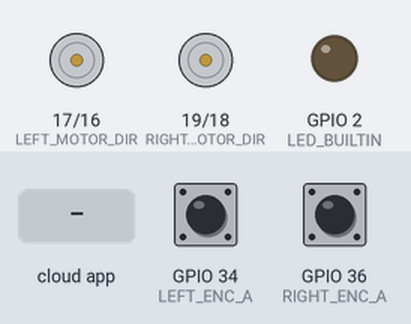
Simulated run of this sketch. Board: ESP32. On the bench: direction and speed pins drawn as motors (green arrow = direction pin HIGH = forward, orange = LOW = backward, longer = more drive), output pins drawn as LEDs (lit = HIGH). Inputs (shaded band) come from the test bench; at power-on: GPIO 34 (LEFT_ENC_A) HIGH, GPIO 36 (RIGHT_ENC_A) HIGH. The ROS host is connected and sends only what is stated; what the sketch prints to the serial monitor is not drawn.

Above: at 3.2 s.
3.3 s: the phone or cloud app sets linear.x to -100
At 4.5 s:
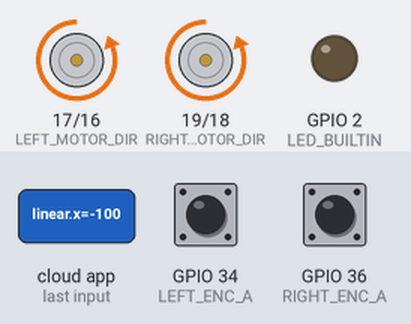
4.8 s: the phone or cloud app sets linear.x to 0
At 6.0 s:
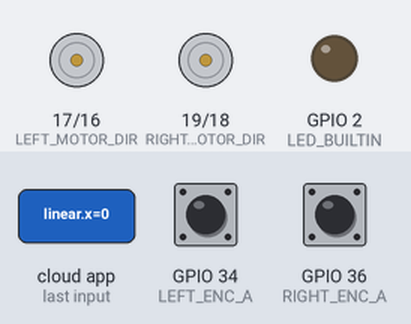
6.3 s: the phone or cloud app sets angular.z to -100
At 7.2 s:
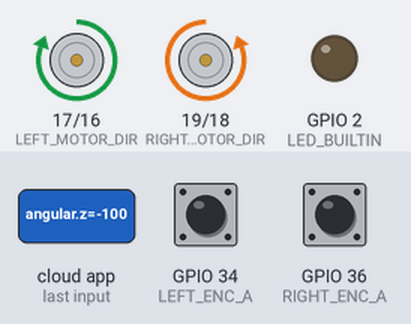
7.8 s: the phone or cloud app sets angular.z to 100
At 8.8 s:
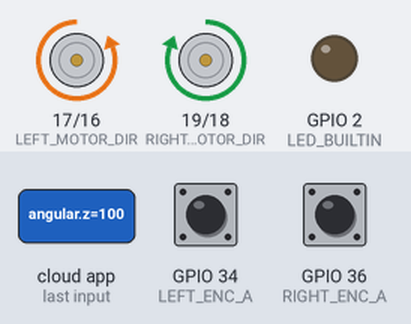
9.3 s: the phone or cloud app sets linear.x to 100
At 10.4 s:
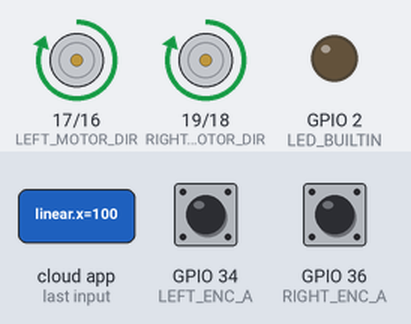
Timing chart, 0 to 11.8 s (numbered marks = the images above; inputs shaded):
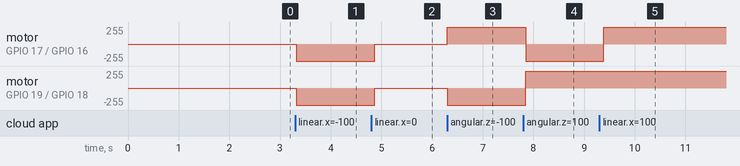

The sketch:

esp32_robot.ino
```cpp
/*
 * ESP32 micro-ROS Firmware для робо-тележки
 *
 * Функционал:
 * - Управление 2 DC моторами (дифференциальный привод)
 * - Чтение инкрементальных энкодеров
 * - Вычисление одометрии на ESP32
 * - Публикация одометрии в ROS2 через micro-ROS (nav_msgs/Odometry)
 * - Подписка на команды скорости из ROS2 (geometry_msgs/Twist)
 *
 * Автор: Robo-Storage Team
 * Версия: 0.1.0
 */

#include <micro_ros_arduino.h>
#include <stdio.h>
#include <rcl/rcl.h>
#include <rcl/error_handling.h>
#include <rclc/rclc.h>
#include <rclc/executor.h>
#include <geometry_msgs/msg/twist.h>
#include <nav_msgs/msg/odometry.h>
#include <std_msgs/msg/int32.h>

// ============= КОНФИГУРАЦИЯ ПИНОВ =============
// Моторы
#define LEFT_MOTOR_PWM 16
#define LEFT_MOTOR_DIR 17
#define RIGHT_MOTOR_PWM 18
#define RIGHT_MOTOR_DIR 19

// Энкодеры (используйте только GPIO 34-39 для входов!)
#define LEFT_ENC_A 34
#define LEFT_ENC_B 35
#define RIGHT_ENC_A 36
#define RIGHT_ENC_B 39

// ============= ПАРАМЕТРЫ РОБОТА =============
const float WHEEL_RADIUS = 0.065;        // Радиус колеса (м)
const float WHEEL_SEPARATION = 0.35;     // Расстояние между колесами (м)
const int ENCODER_TICKS_PER_REV = 1440;  // Импульсов энкодера на оборот
const int PWM_FREQUENCY = 1000;          // Частота ШИМ (Гц)
const int PWM_RESOLUTION = 8;            // Разрядность ШИМ (8 бит = 0-255)
const int PWM_CHANNEL_LEFT = 0;
const int PWM_CHANNEL_RIGHT = 1;

// ============= ГЛОБАЛЬНЫЕ ПЕРЕМЕННЫЕ =============
// Энкодеры
volatile long left_encoder_count = 0;
volatile long right_encoder_count = 0;

// Одометрия
float robot_x = 0.0;
float robot_y = 0.0;
float robot_theta = 0.0;
unsigned long last_odom_time = 0;

// Команды скорости
float cmd_vel_linear = 0.0;
float cmd_vel_angular = 0.0;

// micro-ROS
rcl_publisher_t odom_publisher;
rcl_subscription_t cmd_vel_subscriber;
nav_msgs__msg__Odometry odom_msg;
geometry_msgs__msg__Twist cmd_vel_msg;
rclc_executor_t executor;
rclc_support_t support;
rcl_allocator_t allocator;
rcl_node_t node;
rcl_timer_t timer;

#define RCCHECK(fn) { rcl_ret_t temp_rc = fn; if((temp_rc != RCL_RET_OK)){error_loop();}}
#define RCSOFTCHECK(fn) { rcl_ret_t temp_rc = fn; if((temp_rc != RCL_RET_OK)){}}

// ============= ПРЕРЫВАНИЯ ЭНКОДЕРОВ =============
void IRAM_ATTR leftEncoderISR() {
  if (digitalRead(LEFT_ENC_B) == HIGH) {
    left_encoder_count++;
  } else {
    left_encoder_count--;
  }
}

void IRAM_ATTR rightEncoderISR() {
  if (digitalRead(RIGHT_ENC_B) == HIGH) {
    right_encoder_count++;
  } else {
    right_encoder_count--;
  }
}

// ============= ФУНКЦИЯ ОШИБКИ =============
void error_loop() {
  while(1) {
    digitalWrite(LED_BUILTIN, !digitalRead(LED_BUILTIN));
    delay(100);
  }
}

// ============= CALLBACK ДЛЯ CMD_VEL =============
void cmd_vel_callback(const void *msgin) {
  const geometry_msgs__msg__Twist *msg = (const geometry_msgs__msg__Twist *)msgin;
  cmd_vel_linear = msg->linear.x;
  cmd_vel_angular = msg->angular.z;

  // Вычисление скоростей колес
  float left_wheel_vel = cmd_vel_linear - (cmd_vel_angular * WHEEL_SEPARATION / 2.0);
  float right_wheel_vel = cmd_vel_linear + (cmd_vel_angular * WHEEL_SEPARATION / 2.0);

  // Преобразование в PWM (255 = максимальная скорость)
  int left_pwm = constrain((int)(left_wheel_vel / (2 * WHEEL_RADIUS) * 255), -255, 255);
  int right_pwm = constrain((int)(right_wheel_vel / (2 * WHEEL_RADIUS) * 255), -255, 255);

  // Установка направления и PWM
  setMotor(LEFT_MOTOR_DIR, LEFT_MOTOR_PWM, PWM_CHANNEL_LEFT, left_pwm);
  setMotor(RIGHT_MOTOR_DIR, RIGHT_MOTOR_PWM, PWM_CHANNEL_RIGHT, right_pwm);
}

// ============= УПРАВЛЕНИЕ МОТОРОМ =============
void setMotor(int dir_pin, int pwm_pin, int channel, int speed) {
  if (speed >= 0) {
    digitalWrite(dir_pin, HIGH);
    ledcWrite(channel, abs(speed));
  } else {
    digitalWrite(dir_pin, LOW);
    ledcWrite(channel, abs(speed));
  }
}

// ============= CALLBACK ТАЙМЕРА ОДОМЕТРИИ =============
void timer_callback(rcl_timer_t *timer, int64_t last_call_time) {
  RCLC_UNUSED(last_call_time);
  if (timer != NULL) {
    // Вычисление времени
    unsigned long current_time = millis();
    float dt = (current_time - last_odom_time) / 1000.0;  // Секунды
    last_odom_time = current_time;

    // Чтение энкодеров
    long left_ticks = left_encoder_count;
    long right_ticks = right_encoder_count;

    // Вычисление пройденного расстояния каждым колесом
    float left_distance = (left_ticks / (float)ENCODER_TICKS_PER_REV) * (2 * PI * WHEEL_RADIUS);
    float right_distance = (right_ticks / (float)ENCODER_TICKS_PER_REV) * (2 * PI * WHEEL_RADIUS);

    // Вычисление линейной и угловой скорости
    float linear_vel = (left_distance + right_distance) / 2.0 / dt;
    float angular_vel = (right_distance - left_distance) / WHEEL_SEPARATION / dt;

    // Обновление позиции робота
    float delta_theta = (right_distance - left_distance) / WHEEL_SEPARATION;
    float delta_x = (left_distance + right_distance) / 2.0 * cos(robot_theta + delta_theta / 2.0);
    float delta_y = (left_distance + right_distance) / 2.0 * sin(robot_theta + delta_theta / 2.0);

    robot_x += delta_x;
    robot_y += delta_y;
    robot_theta += delta_theta;

    // Нормализация угла [-PI, PI]
    while (robot_theta > PI) robot_theta -= 2 * PI;
    while (robot_theta < -PI) robot_theta += 2 * PI;

    // Сброс счётчиков энкодеров
    left_encoder_count = 0;
    right_encoder_count = 0;

    // Заполнение сообщения одометрии
    odom_msg.header.stamp.sec = current_time / 1000;
    odom_msg.header.stamp.nanosec = (current_time % 1000) * 1000000;
    odom_msg.header.frame_id.data = "odom";
    odom_msg.child_frame_id.data = "base_link";

    // Позиция
    odom_msg.pose.pose.position.x = robot_x;
    odom_msg.pose.pose.position.y = robot_y;
    odom_msg.pose.pose.position.z = 0.0;

    // Ориентация (quaternion из yaw)
    odom_msg.pose.pose.orientation.x = 0.0;
    odom_msg.pose.pose.orientation.y = 0.0;
    odom_msg.pose.pose.orientation.z = sin(robot_theta / 2.0);
    odom_msg.pose.pose.orientation.w = cos(robot_theta / 2.0);

    // Скорость
    odom_msg.twist.twist.linear.x = linear_vel;
    odom_msg.twist.twist.linear.y = 0.0;
    odom_msg.twist.twist.angular.z = angular_vel;

    // Публикация
    RCSOFTCHECK(rcl_publish(&odom_publisher, &odom_msg, NULL));
  }
}

// ============= SETUP =============
void setup() {
  // Инициализация Serial для отладки
  Serial.begin(115200);
  delay(2000);

  Serial.println("Инициализация ESP32 micro-ROS...");

  // Настройка пинов
  pinMode(LED_BUILTIN, OUTPUT);
  pinMode(LEFT_MOTOR_DIR, OUTPUT);
  pinMode(RIGHT_MOTOR_DIR, OUTPUT);
  pinMode(LEFT_ENC_A, INPUT_PULLUP);
  pinMode(LEFT_ENC_B, INPUT_PULLUP);
  pinMode(RIGHT_ENC_A, INPUT_PULLUP);
  pinMode(RIGHT_ENC_B, INPUT_PULLUP);

  // Настройка ШИМ
  ledcSetup(PWM_CHANNEL_LEFT, PWM_FREQUENCY, PWM_RESOLUTION);
  ledcSetup(PWM_CHANNEL_RIGHT, PWM_FREQUENCY, PWM_RESOLUTION);
  ledcAttachPin(LEFT_MOTOR_PWM, PWM_CHANNEL_LEFT);
  ledcAttachPin(RIGHT_MOTOR_PWM, PWM_CHANNEL_RIGHT);

  // Прерывания энкодеров
  attachInterrupt(digitalPinToInterrupt(LEFT_ENC_A), leftEncoderISR, RISING);
  attachInterrupt(digitalPinToInterrupt(RIGHT_ENC_A), rightEncoderISR, RISING);

  // Инициализация micro-ROS
  set_microros_transports();

  allocator = rcl_get_default_allocator();

  // Support
  RCCHECK(rclc_support_init(&support, 0, NULL, &allocator));

  // Node
  RCCHECK(rclc_node_init_default(&node, "esp32_robot_node", "", &support));

  // Publisher (одометрия)
  RCCHECK(rclc_publisher_init_default(
    &odom_publisher,
    &node,
    ROSIDL_GET_MSG_TYPE_SUPPORT(nav_msgs, msg, Odometry),
    "odom"));

  // Subscriber (команды скорости)
  RCCHECK(rclc_subscription_init_default(
    &cmd_vel_subscriber,
    &node,
    ROSIDL_GET_MSG_TYPE_SUPPORT(geometry_msgs, msg, Twist),
    "cmd_vel"));

  // Timer (публикация одометрии каждые 50мс = 20Hz)
  const unsigned int timer_timeout = 50;
  RCCHECK(rclc_timer_init_default(
    &timer,
    &support,
    RCL_MS_TO_NS(timer_timeout),
    timer_callback));

  // Executor
  RCCHECK(rclc_executor_init(&executor, &support.context, 2, &allocator));
  RCCHECK(rclc_executor_add_subscription(&executor, &cmd_vel_subscriber, &cmd_vel_msg, &cmd_vel_callback, ON_NEW_DATA));
  RCCHECK(rclc_executor_add_timer(&executor, &timer));

  // Инициализация времени
  last_odom_time = millis();

  Serial.println("ESP32 готов к работе!");
}

// ============= LOOP =============
void loop() {
  delay(100);
  RCSOFTCHECK(rclc_executor_spin_some(&executor, RCL_MS_TO_NS(100)));
}
```

Measured:
- after the input at 3.3 s, motor on GPIO 17 (LEFT_MOTOR_DIR) / GPIO 16 (LEFT_MOTOR_PWM), motor on GPIO 19 (RIGHT_MOTOR_DIR) / GPIO 18 (RIGHT_MOTOR_PWM): stopped → backward 255/255 at once
- after the input at 4.8 s, motor on GPIO 17 (LEFT_MOTOR_DIR) / GPIO 16 (LEFT_MOTOR_PWM), motor on GPIO 19 (RIGHT_MOTOR_DIR) / GPIO 18 (RIGHT_MOTOR_PWM): backward 255/255 → stopped after 0.07 s
- after the input at 6.3 s, motor on GPIO 17 (LEFT_MOTOR_DIR) / GPIO 16 (LEFT_MOTOR_PWM): stopped → forward 255/255 at once; motor on GPIO 19 (RIGHT_MOTOR_DIR) / GPIO 18 (RIGHT_MOTOR_PWM): stopped → backward 255/255 at once
- after the input at 7.8 s, motor on GPIO 17 (LEFT_MOTOR_DIR) / GPIO 16 (LEFT_MOTOR_PWM): forward 255/255 → backward 255/255 after 0.05 s; motor on GPIO 19 (RIGHT_MOTOR_DIR) / GPIO 18 (RIGHT_MOTOR_PWM): backward 255/255 → forward 255/255 after 0.05 s
- after the input at 9.3 s, motor on GPIO 17 (LEFT_MOTOR_DIR) / GPIO 16 (LEFT_MOTOR_PWM): backward 255/255 → forward 255/255 after 0.09 s
